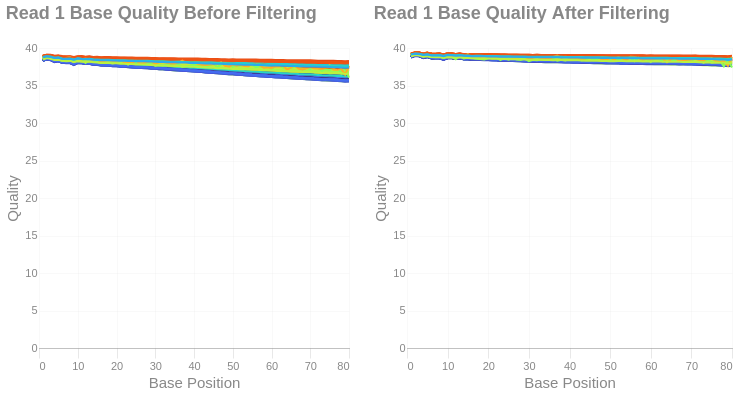

The notebook cell this image was saved under:
### Markdown cell above
## Base Quality Scores
These reflect the mean base quality scores per sample at each base-pair position before and after filtering. Base quality scores are interpreted from the Phred scores. Each line corresponds to the average within a sample.

### Read 1

### Code cell
qual_r1 = (
    alt.Chart(fp.qual_curves, width = 310, height = 300)
    .transform_window(index='row_number()')
    .transform_fold(list(fp.qual_curves.columns), as_ = ['Sample', 'Quality'])
    .mark_line()
    .encode(
        x=alt.X('index:Q', title = "Base Position"),
        y='Quality:Q',
        color=alt.Color("Sample:N", legend = None).scale(scheme='turbo')
    )
    .properties(title=alt.Title('Read 1 Base Quality Before Filtering'))
)

qual_r1_after = (
    alt.Chart(fp.qual_curves_after, width = 325, height = 300)
    .transform_window(index='row_number()')
    .transform_fold(list(fp.qual_curves_after.columns), as_ = ['Sample', 'Quality'])
    .mark_line()
    .encode(
        x=alt.X('index:Q', title = "Base Position"),
        y='Quality:Q',
        color=alt.Color("Sample:N", legend = None).scale(scheme='turbo')
    )
    .properties(title=alt.Title('Read 1 Base Quality After Filtering'))
)

qual_r1 | qual_r1_after
